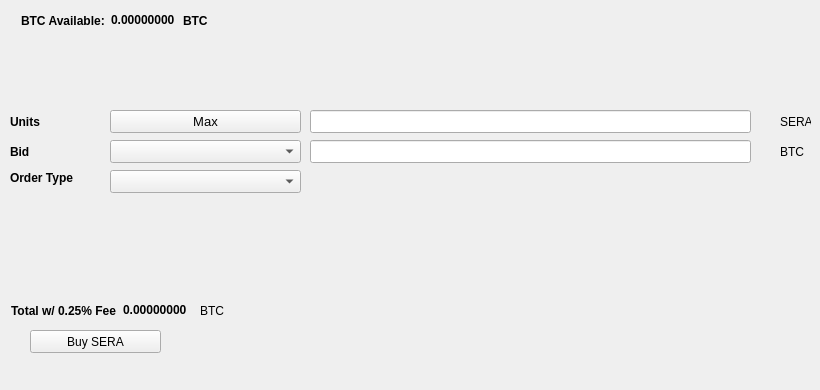
   <widget class="QWidget" name="BuyTab">
    <attribute name="title">
     <string>Buy</string>
    </attribute>
    <widget class="QPushButton" name="BuyENZ">
     <property name="geometry">
      <rect>
       <x>30</x>
       <y>330</y>
       <width>131</width>
       <height>23</height>
      </rect>
     </property>
     <property name="text">
      <string>Buy SERA</string>
     </property>
     <property name="icon">
      <iconset resource="../seraph.qrc">
       <normaloff>:/icons/bitcoin</normaloff>:/icons/bitcoin</iconset>
     </property>
    </widget>
    <widget class="QLabel" name="label_3">
     <property name="geometry">
      <rect>
       <x>10</x>
       <y>110</y>
       <width>46</width>
       <height>23</height>
      </rect>
     </property>
     <property name="font">
      <font>
       <weight>75</weight>
       <bold>true</bold>
      </font>
     </property>
     <property name="text">
      <string>Units</string>
     </property>
    </widget>
    <widget class="QLineEdit" name="UnitsInput">
     <property name="geometry">
      <rect>
       <x>310</x>
       <y>110</y>
       <width>441</width>
       <height>23</height>
      </rect>
     </property>
     <property name="font">
      <font>
       <pointsize>9</pointsize>
       <weight>75</weight>
       <bold>true</bold>
      </font>
     </property>
    </widget>
    <widget class="QLineEdit" name="BuyBidPriceEdit">
     <property name="geometry">
      <rect>
       <x>310</x>
       <y>140</y>
       <width>441</width>
       <height>23</height>
      </rect>
     </property>
     <property name="font">
      <font>
       <pointsize>9</pointsize>
       <weight>75</weight>
       <bold>true</bold>
      </font>
     </property>
    </widget>
    <widget class="QLabel" name="label_4">
     <property name="geometry">
      <rect>
       <x>780</x>
       <y>110</y>
       <width>31</width>
       <height>23</height>
      </rect>
     </property>
     <property name="text">
      <string>SERA</string>
     </property>
    </widget>
    <widget class="QLabel" name="label_5">
     <property name="geometry">
      <rect>
       <x>780</x>
       <y>140</y>
       <width>31</width>
       <height>23</height>
      </rect>
     </property>
     <property name="text">
      <string>BTC</string>
     </property>
    </widget>
    <widget class="QLabel" name="label_6">
     <property name="geometry">
      <rect>
       <x>10</x>
       <y>140</y>
       <width>46</width>
       <height>23</height>
      </rect>
     </property>
     <property name="font">
      <font>
       <weight>75</weight>
       <bold>true</bold>
      </font>
     </property>
     <property name="text">
      <string>Bid</string>
     </property>
    </widget>
    <widget class="QLabel" name="label_7">
     <property name="geometry">
      <rect>
       <x>10</x>
       <y>170</y>
       <width>91</width>
       <height>16</height>
      </rect>
     </property>
     <property name="font">
      <font>
       <weight>75</weight>
       <bold>true</bold>
      </font>
     </property>
     <property name="text">
      <string>Order Type</string>
     </property>
    </widget>
    <widget class="QPushButton" name="Buy_Max_Amount">
     <property name="geometry">
      <rect>
       <x>110</x>
       <y>110</y>
       <width>191</width>
       <height>23</height>
      </rect>
     </property>
     <property name="font">
      <font>
       <pointsize>10</pointsize>
      </font>
     </property>
     <property name="text">
      <string>Max</string>
     </property>
    </widget>
    <widget class="QComboBox" name="BuyBidcomboBox">
     <property name="geometry">
      <rect>
       <x>110</x>
       <y>140</y>
       <width>191</width>
       <height>23</height>
      </rect>
     </property>
     <property name="font">
      <font>
       <pointsize>10</pointsize>
      </font>
     </property>
    </widget>
    <widget class="QComboBox" name="buyOrdertypeCombo">
     <property name="geometry">
      <rect>
       <x>110</x>
       <y>170</y>
       <width>191</width>
       <height>23</height>
      </rect>
     </property>
     <property name="font">
      <font>
       <pointsize>10</pointsize>
      </font>
     </property>
    </widget>
    <widget class="QWidget" name="layoutWidget1">
     <property name="geometry">
      <rect>
       <x>21</x>
       <y>11</y>
       <width>227</width>
       <height>19</height>
      </rect>
     </property>
     <layout class="QHBoxLayout" name="horizontalLayout_3">
      <item>
       <widget class="QLabel" name="label232">
        <property name="font">
         <font>
          <weight>75</weight>
          <bold>true</bold>
         </font>
        </property>
        <property name="text">
         <string>BTC Available:</string>
        </property>
       </widget>
      </item>
      <item>
       <widget class="QLabel" name="BtcAvailableLbl">
        <property name="palette">
         <palette>
          <active>
           <colorrole role="WindowText">
            <brush brushstyle="SolidPattern">
             <color alpha="255">
              <red>0</red>
              <green>0</green>
              <blue>0</blue>
             </color>
            </brush>
           </colorrole>
           <colorrole role="Button">
            <brush brushstyle="SolidPattern">
             <color alpha="255">
              <red>0</red>
              <green>170</green>
              <blue>0</blue>
             </color>
            </brush>
           </colorrole>
           <colorrole role="Light">
            <brush brushstyle="SolidPattern">
             <color alpha="255">
              <red>0</red>
              <green>255</green>
              <blue>0</blue>
             </color>
            </brush>
           </colorrole>
           <colorrole role="Midlight">
            <brush brushstyle="SolidPattern">
             <color alpha="255">
              <red>0</red>
              <green>212</green>
              <blue>0</blue>
             </color>
            </brush>
           </colorrole>
           <colorrole role="Dark">
            <brush brushstyle="SolidPattern">
             <color alpha="255">
              <red>0</red>
              <green>85</green>
              <blue>0</blue>
             </color>
            </brush>
           </colorrole>
           <colorrole role="Mid">
            <brush brushstyle="SolidPattern">
             <color alpha="255">
              <red>0</red>
              <green>113</green>
              <blue>0</blue>
             </color>
            </brush>
           </colorrole>
           <colorrole role="Text">
            <brush brushstyle="SolidPattern">
             <color alpha="255">
              <red>0</red>
              <green>170</green>
              <blue>0</blue>
             </color>
            </brush>
           </colorrole>
           <colorrole role="BrightText">
            <brush brushstyle="SolidPattern">
             <color alpha="255">
              <red>255</red>
              <green>255</green>
              <blue>255</blue>
             </color>
            </brush>
           </colorrole>
           <colorrole role="ButtonText">
            <brush brushstyle="SolidPattern">
             <color alpha="255">
              <red>0</red>
              <green>0</green>
              <blue>0</blue>
             </color>
            </brush>
           </colorrole>
           <colorrole role="Base">
            <brush brushstyle="SolidPattern">
             <color alpha="255">
              <red>255</red>
              <green>255</green>
              <blue>255</blue>
             </color>
            </brush>
           </colorrole>
           <colorrole role="Window">
            <brush brushstyle="SolidPattern">
             <color alpha="255">
              <red>0</red>
              <green>170</green>
              <blue>0</blue>
             </color>
            </brush>
           </colorrole>
           <colorrole role="Shadow">
            <brush brushstyle="SolidPattern">
             <color alpha="255">
              <red>0</red>
              <green>0</green>
              <blue>0</blue>
             </color>
            </brush>
           </colorrole>
           <colorrole role="AlternateBase">
            <brush brushstyle="SolidPattern">
             <color alpha="255">
              <red>127</red>
              <green>212</green>
              <blue>127</blue>
             </color>
            </brush>
           </colorrole>
           <colorrole role="ToolTipBase">
            <brush brushstyle="SolidPattern">
             <color alpha="255">
              <red>255</red>
              <green>255</green>
              <blue>220</blue>
             </color>
            </brush>
           </colorrole>
           <colorrole role="ToolTipText">
            <brush brushstyle="SolidPattern">
             <color alpha="255">
              <red>0</red>
              <green>0</green>
              <blue>0</blue>
             </color>
            </brush>
           </colorrole>
          </active>
          <inactive>
           <colorrole role="WindowText">
            <brush brushstyle="SolidPattern">
             <color alpha="255">
              <red>0</red>
              <green>0</green>
              <blue>0</blue>
             </color>
            </brush>
           </colorrole>
           <colorrole role="Button">
            <brush brushstyle="SolidPattern">
             <color alpha="255">
              <red>0</red>
              <green>170</green>
              <blue>0</blue>
             </color>
            </brush>
           </colorrole>
           <colorrole role="Light">
            <brush brushstyle="SolidPattern">
             <color alpha="255">
              <red>0</red>
              <green>255</green>
              <blue>0</blue>
             </color>
            </brush>
           </colorrole>
           <colorrole role="Midlight">
            <brush brushstyle="SolidPattern">
             <color alpha="255">
              <red>0</red>
              <green>212</green>
              <blue>0</blue>
             </color>
            </brush>
           </colorrole>
           <colorrole role="Dark">
            <brush brushstyle="SolidPattern">
             <color alpha="255">
              <red>0</red>
              <green>85</green>
              <blue>0</blue>
             </color>
            </brush>
           </colorrole>
           <colorrole role="Mid">
            <brush brushstyle="SolidPattern">
             <color alpha="255">
              <red>0</red>
              <green>113</green>
              <blue>0</blue>
             </color>
            </brush>
           </colorrole>
           <colorrole role="Text">
            <brush brushstyle="SolidPattern">
             <color alpha="255">
              <red>0</red>
              <green>170</green>
              <blue>0</blue>
             </color>
            </brush>
           </colorrole>
           <colorrole role="BrightText">
            <brush brushstyle="SolidPattern">
             <color alpha="255">
              <red>255</red>
              <green>255</green>
              <blue>255</blue>
             </color>
            </brush>
           </colorrole>
           <colorrole role="ButtonText">
            <brush brushstyle="SolidPattern">
             <color alpha="255">
              <red>0</red>
              <green>0</green>
              <blue>0</blue>
             </color>
            </brush>
           </colorrole>
           <colorrole role="Base">
            <brush brushstyle="SolidPattern">
             <color alpha="255">
              <red>255</red>
              <green>255</green>
              <blue>255</blue>
             </color>
            </brush>
           </colorrole>
           <colorrole role="Window">
            <brush brushstyle="SolidPattern">
             <color alpha="255">
              <red>0</red>
              <green>170</green>
              <blue>0</blue>
             </color>
            </brush>
           </colorrole>
           <colorrole role="Shadow">
            <brush brushstyle="SolidPattern">
             <color alpha="255">
              <red>0</red>
              <green>0</green>
              <blue>0</blue>
             </color>
            </brush>
           </colorrole>
           <colorrole role="AlternateBase">
            <brush brushstyle="SolidPattern">
             <color alpha="255">
              <red>127</red>
              <green>212</green>
              <blue>127</blue>
             </color>
            </brush>
           </colorrole>
           <colorrole role="ToolTipBase">
            <brush brushstyle="SolidPattern">
             <color alpha="255">
              <red>255</red>
              <green>255</green>
              <blue>220</blue>
             </color>
            </brush>
           </colorrole>
           <colorrole role="ToolTipText">
            <brush brushstyle="SolidPattern">
             <color alpha="255">
              <red>0</red>
              <green>0</green>
              <blue>0</blue>
             </color>
            </brush>
           </colorrole>
          </inactive>
          <disabled>
           <colorrole role="WindowText">
            <brush brushstyle="SolidPattern">
             <color alpha="255">
              <red>0</red>
              <green>85</green>
              <blue>0</blue>
             </color>
            </brush>
           </colorrole>
           <colorrole role="Button">
            <brush brushstyle="SolidPattern">
             <color alpha="255">
              <red>0</red>
              <green>170</green>
              <blue>0</blue>
             </color>
            </brush>
           </colorrole>
           <colorrole role="Light">
            <brush brushstyle="SolidPattern">
             <color alpha="255">
              <red>0</red>
              <green>255</green>
              <blue>0</blue>
             </color>
            </brush>
           </colorrole>
           <colorrole role="Midlight">
            <brush brushstyle="SolidPattern">
             <color alpha="255">
              <red>0</red>
              <green>212</green>
              <blue>0</blue>
             </color>
            </brush>
           </colorrole>
           <colorrole role="Dark">
            <brush brushstyle="SolidPattern">
             <color alpha="255">
              <red>0</red>
              <green>85</green>
              <blue>0</blue>
             </color>
            </brush>
           </colorrole>
           <colorrole role="Mid">
            <brush brushstyle="SolidPattern">
             <color alpha="255">
              <red>0</red>
              <green>113</green>
              <blue>0</blue>
             </color>
            </brush>
           </colorrole>
           <colorrole role="Text">
            <brush brushstyle="SolidPattern">
             <color alpha="255">
              <red>0</red>
              <green>85</green>
              <blue>0</blue>
             </color>
            </brush>
           </colorrole>
           <colorrole role="BrightText">
            <brush brushstyle="SolidPattern">
             <color alpha="255">
              <red>255</red>
              <green>255</green>
              <blue>255</blue>
             </color>
            </brush>
           </colorrole>
           <colorrole role="ButtonText">
            <brush brushstyle="SolidPattern">
             <color alpha="255">
              <red>0</red>
              <green>85</green>
              <blue>0</blue>
             </color>
            </brush>
           </colorrole>
           <colorrole role="Base">
            <brush brushstyle="SolidPattern">
             <color alpha="255">
              <red>0</red>
              <green>170</green>
              <blue>0</blue>
             </color>
            </brush>
           </colorrole>
           <colorrole role="Window">
            <brush brushstyle="SolidPattern">
             <color alpha="255">
              <red>0</red>
              <green>170</green>
              <blue>0</blue>
             </color>
            </brush>
           </colorrole>
           <colorrole role="Shadow">
            <brush brushstyle="SolidPattern">
             <color alpha="255">
              <red>0</red>
              <green>0</green>
              <blue>0</blue>
             </color>
            </brush>
           </colorrole>
           <colorrole role="AlternateBase">
            <brush brushstyle="SolidPattern">
             <color alpha="255">
              <red>0</red>
              <green>170</green>
              <blue>0</blue>
             </color>
            </brush>
           </colorrole>
           <colorrole role="ToolTipBase">
            <brush brushstyle="SolidPattern">
             <color alpha="255">
              <red>255</red>
              <green>255</green>
              <blue>220</blue>
             </color>
            </brush>
           </colorrole>
           <colorrole role="ToolTipText">
            <brush brushstyle="SolidPattern">
             <color alpha="255">
              <red>0</red>
              <green>0</green>
              <blue>0</blue>
             </color>
            </brush>
           </colorrole>
          </disabled>
         </palette>
        </property>
        <property name="font">
         <font>
          <weight>75</weight>
          <bold>true</bold>
         </font>
        </property>
        <property name="text">
         <string>0.00000000</string>
        </property>
        <property name="textInteractionFlags">
         <set>Qt::LinksAccessibleByMouse|Qt::TextSelectableByKeyboard|Qt::TextSelectableByMouse</set>
        </property>
       </widget>
      </item>
      <item>
       <widget class="QLabel" name="BtcAvailableLbl_2">
        <property name="font">
         <font>
          <weight>75</weight>
          <bold>true</bold>
         </font>
        </property>
        <property name="text">
         <string>BTC</string>
        </property>
       </widget>
      </item>
     </layout>
    </widget>
    <widget class="QWidget" name="layoutWidge2">
     <property name="geometry">
      <rect>
       <x>11</x>
       <y>301</y>
       <width>259</width>
       <height>19</height>
      </rect>
     </property>
     <layout class="QHBoxLayout" name="horizontalLayout_4">
      <item>
       <widget class="QLabel" name="label_9">
        <property name="font">
         <font>
          <weight>75</weight>
          <bold>true</bold>
         </font>
        </property>
        <property name="text">
         <string>Total w/ 0.25% Fee</string>
        </property>
       </widget>
      </item>
      <item>
       <widget class="QLabel" name="BuyCostLabel">
        <property name="palette">
         <palette>
          <active>
           <colorrole role="WindowText">
            <brush brushstyle="SolidPattern">
             <color alpha="255">
              <red>0</red>
              <green>0</green>
              <blue>0</blue>
             </color>
            </brush>
           </colorrole>
           <colorrole role="Button">
            <brush brushstyle="SolidPattern">
             <color alpha="255">
              <red>0</red>
              <green>170</green>
              <blue>0</blue>
             </color>
            </brush>
           </colorrole>
           <colorrole role="Light">
            <brush brushstyle="SolidPattern">
             <color alpha="255">
              <red>0</red>
              <green>255</green>
              <blue>0</blue>
             </color>
            </brush>
           </colorrole>
           <colorrole role="Midlight">
            <brush brushstyle="SolidPattern">
             <color alpha="255">
              <red>0</red>
              <green>212</green>
              <blue>0</blue>
             </color>
            </brush>
           </colorrole>
           <colorrole role="Dark">
            <brush brushstyle="SolidPattern">
             <color alpha="255">
              <red>0</red>
              <green>85</green>
              <blue>0</blue>
             </color>
            </brush>
           </colorrole>
           <colorrole role="Mid">
            <brush brushstyle="SolidPattern">
             <color alpha="255">
              <red>0</red>
              <green>113</green>
              <blue>0</blue>
             </color>
            </brush>
           </colorrole>
           <colorrole role="Text">
            <brush brushstyle="SolidPattern">
             <color alpha="255">
              <red>0</red>
              <green>170</green>
              <blue>0</blue>
             </color>
            </brush>
           </colorrole>
           <colorrole role="BrightText">
            <brush brushstyle="SolidPattern">
             <color alpha="255">
              <red>255</red>
              <green>255</green>
              <blue>255</blue>
             </color>
            </brush>
           </colorrole>
           <colorrole role="ButtonText">
            <brush brushstyle="SolidPattern">
             <color alpha="255">
              <red>0</red>
              <green>0</green>
              <blue>0</blue>
             </color>
            </brush>
           </colorrole>
           <colorrole role="Base">
            <brush brushstyle="SolidPattern">
             <color alpha="255">
              <red>255</red>
              <green>255</green>
              <blue>255</blue>
             </color>
            </brush>
           </colorrole>
           <colorrole role="Window">
            <brush brushstyle="SolidPattern">
             <color alpha="255">
              <red>0</red>
              <green>170</green>
              <blue>0</blue>
             </color>
            </brush>
           </colorrole>
           <colorrole role="Shadow">
            <brush brushstyle="SolidPattern">
             <color alpha="255">
              <red>0</red>
              <green>0</green>
              <blue>0</blue>
             </color>
            </brush>
           </colorrole>
           <colorrole role="AlternateBase">
            <brush brushstyle="SolidPattern">
             <color alpha="255">
              <red>127</red>
              <green>212</green>
              <blue>127</blue>
             </color>
            </brush>
           </colorrole>
           <colorrole role="ToolTipBase">
            <brush brushstyle="SolidPattern">
             <color alpha="255">
              <red>255</red>
              <green>255</green>
              <blue>220</blue>
             </color>
            </brush>
           </colorrole>
           <colorrole role="ToolTipText">
            <brush brushstyle="SolidPattern">
             <color alpha="255">
              <red>0</red>
              <green>0</green>
              <blue>0</blue>
             </color>
            </brush>
           </colorrole>
          </active>
          <inactive>
           <colorrole role="WindowText">
            <brush brushstyle="SolidPattern">
             <color alpha="255">
              <red>0</red>
              <green>0</green>
              <blue>0</blue>
             </color>
            </brush>
           </colorrole>
           <colorrole role="Button">
            <brush brushstyle="SolidPattern">
             <color alpha="255">
              <red>0</red>
              <green>170</green>
              <blue>0</blue>
             </color>
            </brush>
           </colorrole>
           <colorrole role="Light">
            <brush brushstyle="SolidPattern">
             <color alpha="255">
              <red>0</red>
              <green>255</green>
              <blue>0</blue>
             </color>
            </brush>
           </colorrole>
           <colorrole role="Midlight">
            <brush brushstyle="SolidPattern">
             <color alpha="255">
              <red>0</red>
              <green>212</green>
              <blue>0</blue>
             </color>
            </brush>
           </colorrole>
           <colorrole role="Dark">
            <brush brushstyle="SolidPattern">
             <color alpha="255">
              <red>0</red>
              <green>85</green>
              <blue>0</blue>
             </color>
            </brush>
           </colorrole>
           <colorrole role="Mid">
            <brush brushstyle="SolidPattern">
             <color alpha="255">
              <red>0</red>
              <green>113</green>
              <blue>0</blue>
             </color>
            </brush>
           </colorrole>
           <colorrole role="Text">
            <brush brushstyle="SolidPattern">
             <color alpha="255">
              <red>0</red>
              <green>170</green>
              <blue>0</blue>
             </color>
            </brush>
           </colorrole>
           <colorrole role="BrightText">
            <brush brushstyle="SolidPattern">
             <color alpha="255">
              <red>255</red>
              <green>255</green>
              <blue>255</blue>
             </color>
            </brush>
           </colorrole>
           <colorrole role="ButtonText">
            <brush brushstyle="SolidPattern">
             <color alpha="255">
              <red>0</red>
              <green>0</green>
              <blue>0</blue>
             </color>
            </brush>
           </colorrole>
           <colorrole role="Base">
            <brush brushstyle="SolidPattern">
             <color alpha="255">
              <red>255</red>
              <green>255</green>
              <blue>255</blue>
             </color>
            </brush>
           </colorrole>
           <colorrole role="Window">
            <brush brushstyle="SolidPattern">
             <color alpha="255">
              <red>0</red>
              <green>170</green>
              <blue>0</blue>
             </color>
            </brush>
           </colorrole>
           <colorrole role="Shadow">
            <brush brushstyle="SolidPattern">
             <color alpha="255">
              <red>0</red>
              <green>0</green>
              <blue>0</blue>
             </color>
            </brush>
           </colorrole>
           <colorrole role="AlternateBase">
            <brush brushstyle="SolidPattern">
             <color alpha="255">
              <red>127</red>
              <green>212</green>
              <blue>127</blue>
             </color>
            </brush>
           </colorrole>
           <colorrole role="ToolTipBase">
            <brush brushstyle="SolidPattern">
             <color alpha="255">
              <red>255</red>
              <green>255</green>
              <blue>220</blue>
             </color>
            </brush>
           </colorrole>
           <colorrole role="ToolTipText">
            <brush brushstyle="SolidPattern">
             <color alpha="255">
              <red>0</red>
              <green>0</green>
              <blue>0</blue>
             </color>
            </brush>
           </colorrole>
          </inactive>
          <disabled>
           <colorrole role="WindowText">
            <brush brushstyle="SolidPattern">
             <color alpha="255">
              <red>0</red>
              <green>85</green>
              <blue>0</blue>
             </color>
            </brush>
           </colorrole>
           <colorrole role="Button">
            <brush brushstyle="SolidPattern">
             <color alpha="255">
              <red>0</red>
              <green>170</green>
              <blue>0</blue>
             </color>
            </brush>
           </colorrole>
           <colorrole role="Light">
            <brush brushstyle="SolidPattern">
             <color alpha="255">
              <red>0</red>
              <green>255</green>
              <blue>0</blue>
             </color>
            </brush>
           </colorrole>
           <colorrole role="Midlight">
            <brush brushstyle="SolidPattern">
             <color alpha="255">
              <red>0</red>
              <green>212</green>
              <blue>0</blue>
             </color>
            </brush>
           </colorrole>
           <colorrole role="Dark">
            <brush brushstyle="SolidPattern">
             <color alpha="255">
              <red>0</red>
              <green>85</green>
              <blue>0</blue>
             </color>
            </brush>
           </colorrole>
           <colorrole role="Mid">
            <brush brushstyle="SolidPattern">
             <color alpha="255">
              <red>0</red>
              <green>113</green>
              <blue>0</blue>
             </color>
            </brush>
           </colorrole>
           <colorrole role="Text">
            <brush brushstyle="SolidPattern">
             <color alpha="255">
              <red>0</red>
              <green>85</green>
              <blue>0</blue>
             </color>
            </brush>
           </colorrole>
           <colorrole role="BrightText">
            <brush brushstyle="SolidPattern">
             <color alpha="255">
              <red>255</red>
              <green>255</green>
              <blue>255</blue>
             </color>
            </brush>
           </colorrole>
           <colorrole role="ButtonText">
            <brush brushstyle="SolidPattern">
             <color alpha="255">
              <red>0</red>
              <green>85</green>
              <blue>0</blue>
             </color>
            </brush>
           </colorrole>
           <colorrole role="Base">
            <brush brushstyle="SolidPattern">
             <color alpha="255">
              <red>0</red>
              <green>170</green>
              <blue>0</blue>
             </color>
            </brush>
           </colorrole>
           <colorrole role="Window">
            <brush brushstyle="SolidPattern">
             <color alpha="255">
              <red>0</red>
              <green>170</green>
              <blue>0</blue>
             </color>
            </brush>
           </colorrole>
           <colorrole role="Shadow">
            <brush brushstyle="SolidPattern">
             <color alpha="255">
              <red>0</red>
              <green>0</green>
              <blue>0</blue>
             </color>
            </brush>
           </colorrole>
           <colorrole role="AlternateBase">
            <brush brushstyle="SolidPattern">
             <color alpha="255">
              <red>0</red>
              <green>170</green>
              <blue>0</blue>
             </color>
            </brush>
           </colorrole>
           <colorrole role="ToolTipBase">
            <brush brushstyle="SolidPattern">
             <color alpha="255">
              <red>255</red>
              <green>255</green>
              <blue>220</blue>
             </color>
            </brush>
           </colorrole>
           <colorrole role="ToolTipText">
            <brush brushstyle="SolidPattern">
             <color alpha="255">
              <red>0</red>
              <green>0</green>
              <blue>0</blue>
             </color>
            </brush>
           </colorrole>
          </disabled>
         </palette>
        </property>
        <property name="font">
         <font>
          <weight>75</weight>
          <bold>true</bold>
         </font>
        </property>
        <property name="autoFillBackground">
         <bool>false</bool>
        </property>
        <property name="text">
         <string>0.00000000</string>
        </property>
        <property name="textInteractionFlags">
         <set>Qt::LinksAccessibleByMouse|Qt::TextSelectableByMouse</set>
        </property>
       </widget>
      </item>
      <item>
       <widget class="QLabel" name="label_10">
        <property name="font">
         <font>
          <weight>50</weight>
          <bold>false</bold>
         </font>
        </property>
        <property name="text">
         <string>BTC</string>
        </property>
       </widget>
      </item>
     </layout>
    </widget>
    <widget class="QLabel" name="label_24">
     <property name="geometry">
      <rect>
       <x>460</x>
       <y>300</y>
       <width>281</width>
       <height>81</height>
      </rect>
     </property>
     <property name="text">
      <string/>
     </property>
     <property name="pixmap">
      <pixmap>:/images/bittrex</pixmap>
     </property>
    </widget>
   </widget>
